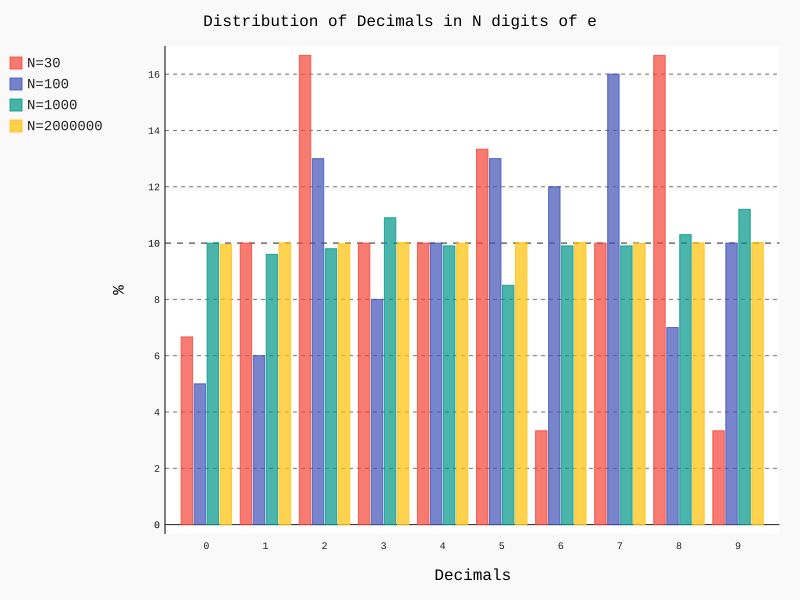

Write the Python code that produced this figure.
from jonmodule import Sub_in_main as sbm 
from jonmodule import strconvert
import pygal



filenames = ['e_2000000.txt', 'e_1000.txt', 'e_100.txt', 'e_30.txt' ]
#filenames = ['pi_100.txt', 'pi_30.txt' ]
filenames = list(reversed(filenames))
len_filenames = len(filenames)
lines =  [''] * len_filenames
pi_str = [''] * len_filenames
 


for n in range( len_filenames ):
	with open(filenames[n]) as f:
		lines[n] = f.readlines()
	pi_str[n] = strconvert(lines[n])[0:1] + strconvert(lines[n])[2:-1] 

# NOTE: below n = 0, 1, 2 indexes the three lengths of Pi being considered, and  
# x = 0, 1, 2, ..., 9 are the input values to be plotted against. E.g. x vs. F_n(x).

domain = range(0,10)

#Defines an array of Class Instantiations: CL[n][x]
CL = [ [] ] * len_filenames
for n in range(len_filenames):
	CL[n] = [ sbm(x, pi_str[n] ) for x in domain ]


#Defines an array of Methodized classes: freq[n][x]
freq = [ [] ] * len_filenames
for n in range(len_filenames):
	freq[n] = [ element.jcount() for element in CL[n] ]
	#freq[n] = [ CL[n][x].jcount() for x in domain ]


norm_freq = [ [] ] * len_filenames
for n in range(len_filenames):
	norm_freq[n] = [ 100*element/sum(freq[n]) for element in freq[n] ]


# From their uses inside the for loops AT a given n: CL[n], freq[n] and norm_freq[n] 
# are actually a 'list' of numbers, F_n <-> [ F_n(0), F_n(1), ..., F_n(9)) ] :

'''
print( len( V[0] ) )
print( len( V[1] ) )
print( len( V[2] ) )

print( len(freq[0]) )
print( len(freq[1]) )
print( len(freq[2]) )

print( len(norm_freq[0]) )
print( len(norm_freq[1]) )
print( len(norm_freq[2]) )
'''

# MATH ASIDE:
# A function over a continuous-valued domain can be thought of as an infinite discrete list,
# as the discrete values 'get closer' or as you 'zoom out'.

hist = pygal.Bar()
for n in range(len_filenames):
	hist.add('N='+ str( len(pi_str[n]) ), norm_freq[n])

hist.x_labels  = list(domain)
hist.x_title = " Decimals"
hist.y_title = "%"
hist.title = "Distribution of Decimals in N digits of e"

svg_file_name = hist.title.replace(' ','_')


hist.render_to_file( str(svg_file_name) +'.svg')
#xlabel_list = list(R)
